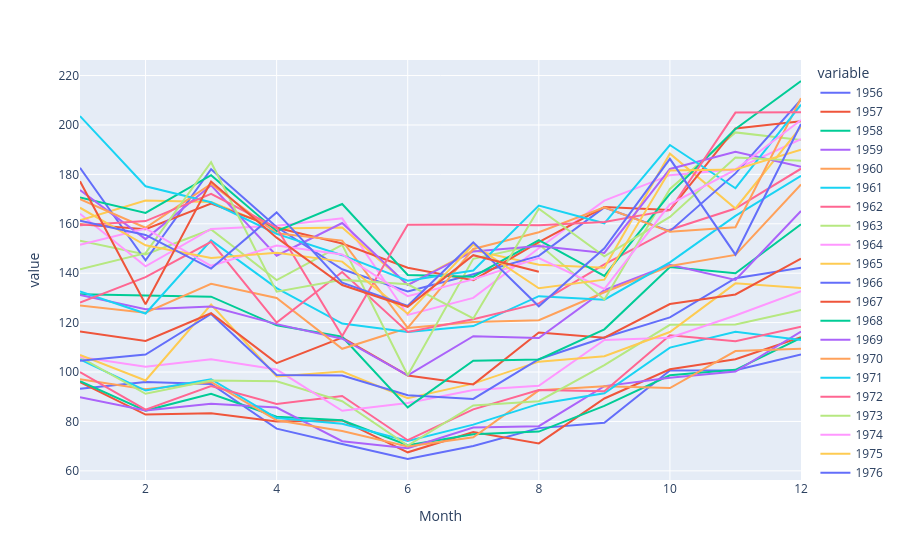

The cell this chart's notebook holds for it:
### Markdown cell above
**[SOAL]** Kita akan coba menganalisis secara sekilas seasonality dari data tersebut. Tampilkan time series plot, tetapi dengan seasonality tahunan. Maksudnya, gunakan satuan bulanan sebagai sumbu-x sehingga akan terdapat beberapa line (per tahun) dalam satu chart. Hint: Ekstrak terlebih dahulu tahun dan bulan, lalu bentuk pivot table (https://pandas.pydata.org/docs/reference/api/pandas.pivot_table.html) untuk memudahkan visualisasi.

### Code cell
# Hapus dulu nama index agar tidak bentrok
train.index.name = None

# Baru tambahkan kolom Month
train['Month'] = train.index.month

seasonal = train.pivot_table(
    index='Month',
    columns=train.index.year, 
    values='Monthly soda production'
)
px.line(seasonal)

### Figure 1 — Plotly figure (JSON) as saved in the notebook; plotly's stock layout.template omitted (floating-point values rounded to 4 significant figures)
{"data": [{"hovertemplate": "variable=1956<br>Month=%{x}<br>value=%{y}<extra></extra>", "legendgroup": "1956", "line": {"color": "#636efa", "dash": "solid"}, "marker": {"symbol": "circle"}, "mode": "lines", "name": "1956", "orientation": "v", "showlegend": true, "type": "scatter", "x": [1, 2, 3, 4, 5, 6, 7, 8, 9, 10, 11, 12], "xaxis": "x", "y": [93.2, 96.0, 95.2, 77.1, 70.9, 64.8, 70.1, 77.3, 79.5, 100.6, 100.7, 107.1], "yaxis": "y"}, {"hovertemplate": "variable=1957<br>Month=%{x}<br>value=%{y}<extra></extra>", "legendgroup": "1957", "line": {"color": "#EF553B", "dash": "solid"}, "marker": {"symbol": "circle"}, "mode": "lines", "name": "1957", "orientation": "v", "showlegend": true, "type": "scatter", "x": [1, 2, 3, 4, 5, 6, 7, 8, 9, 10, 11, 12], "xaxis": "x", "y": [95.9, 82.8, 83.3, 80.0, 80.4, 67.5, 75.7, 71.1, 89.3, 101.1, 105.2, 114.1], "yaxis": "y"}, {"hovertemplate": "variable=1958<br>Month=%{x}<br>value=%{y}<extra></extra>", "legendgroup": "1958", "line": {"color": "#00cc96", "dash": "solid"}, "marker": {"symbol": "circle"}, "mode": "lines", "name": "1958", "orientation": "v", "showlegend": true, "type": "scatter", "x": [1, 2, 3, 4, 5, 6, 7, 8, 9, 10, 11, 12], "xaxis": "x", "y": [96.3, 84.4, 91.2, 81.9, 80.5, 70.4, 74.8, 75.9, 86.3, 98.7, 100.9, 113.8], "yaxis": "y"}, {"hovertemplate": "variable=1959<br>Month=%{x}<br>value=%{y}<extra></extra>", "legendgroup": "1959", "line": {"color": "#ab63fa", "dash": "solid"}, "marker": {"symbol": "circle"}, "mode": "lines", "name": "1959", "orientation": "v", "showlegend": true, "type": "scatter", "x": [1, 2, 3, 4, 5, 6, 7, 8, 9, 10, 11, 12], "xaxis": "x", "y": [89.8, 84.4, 87.2, 85.6, 72.0, 69.2, 77.5, 78.1, 94.3, 97.7, 100.2, 116.4], "yaxis": "y"}, {"hovertemplate": "variable=1960<br>Month=%{x}<br>value=%{y}<extra></extra>", "legendgroup": "1960", "line": {"color": "#FFA15A", "dash": "solid"}, "marker": {"symbol": "circle"}, "mode": "lines", "name": "1960", "orientation": "v", "showlegend": true, "type": "scatter", "x": [1, 2, 3, 4, 5, 6, 7, 8, 9, 10, 11, 12], "xaxis": "x", "y": [97.1, 93.0, 96.0, 80.5, 76.1, 69.9, 73.6, 92.6, 94.2, 93.5, 108.5, 109.4], "yaxis": "y"}, {"hovertemplate": "variable=1961<br>Month=%{x}<br>value=%{y}<extra></extra>", "legendgroup": "1961", "line": {"color": "#19d3f3", "dash": "solid"}, "marker": {"symbol": "circle"}, "mode": "lines", "name": "1961", "orientation": "v", "showlegend": true, "type": "scatter", "x": [1, 2, 3, 4, 5, 6, 7, 8, 9, 10, 11, 12], "xaxis": "x", "y": [105.1, 92.5, 97.1, 81.4, 79.1, 72.1, 78.7, 87.1, 91.4, 109.9, 116.3, 113.0], "yaxis": "y"}, {"hovertemplate": "variable=1962<br>Month=%{x}<br>value=%{y}<extra></extra>", "legendgroup": "1962", "line": {"color": "#FF6692", "dash": "solid"}, "marker": {"symbol": "circle"}, "mode": "lines", "name": "1962", "orientation": "v", "showlegend": true, "type": "scatter", "x": [1, 2, 3, 4, 5, 6, 7, 8, 9, 10, 11, 12], "xaxis": "x", "y": [100.0, 84.8, 94.3, 87.1, 90.3, 72.4, 84.9, 92.7, 92.2, 114.9, 112.5, 118.3], "yaxis": "y"}, {"hovertemplate": "variable=1963<br>Month=%{x}<br>value=%{y}<extra></extra>", "legendgroup": "1963", "line": {"color": "#B6E880", "dash": "solid"}, "marker": {"symbol": "circle"}, "mode": "lines", "name": "1963", "orientation": "v", "showlegend": true, "type": "scatter", "x": [1, 2, 3, 4, 5, 6, 7, 8, 9, 10, 11, 12], "xaxis": "x", "y": [106.0, 91.2, 96.6, 96.3, 88.2, 70.2, 86.5, 88.2, 102.8, 119.1, 119.2, 125.1], "yaxis": "y"}, {"hovertemplate": "variable=1964<br>Month=%{x}<br>value=%{y}<extra></extra>", "legendgroup": "1964", "line": {"color": "#FF97FF", "dash": "solid"}, "marker": {"symbol": "circle"}, "mode": "lines", "name": "1964", "orientation": "v", "showlegend": true, "type": "scatter", "x": [1, 2, 3, 4, 5, 6, 7, 8, 9, 10, 11, 12], "xaxis": "x", "y": [106.1, 102.1, 105.2, 101.0, 84.3, 87.5, 92.7, 94.4, 113.0, 113.9, 122.9, 132.7], "yaxis": "y"}, {"hovertemplate": "variable=1965<br>Month=%{x}<br>value=%{y}<extra></extra>", "legendgroup": "1965", "line": {"color": "#FECB52", "dash": "solid"}, "marker": {"symbol": "circle"}, "mode": "lines", "name": "1965", "orientation": "v", "showlegend": true, "type": "scatter", "x": [1, 2, 3, 4, 5, 6, 7, 8, 9, 10, 11, 12], "xaxis": "x", "y": [106.9, 96.6, 127.3, 98.2, 100.2, 89.4, 95.3, 104.2, 106.4, 116.2, 135.9, 134.0], "yaxis": "y"}, {"hovertemplate": "variable=1966<br>Month=%{x}<br>value=%{y}<extra></extra>", "legendgroup": "1966", "line": {"color": "#636efa", "dash": "solid"}, "marker": {"symbol": "circle"}, "mode": "lines", "name": "1966", "orientation": "v", "showlegend": true, "type": "scatter", "x": [1, 2, 3, 4, 5, 6, 7, 8, 9, 10, 11, 12], "xaxis": "x", "y": [104.6, 107.1, 123.5, 98.8, 98.6, 90.6, 89.1, 105.2, 114.0, 122.1, 138.0, 142.2], "yaxis": "y"}, {"hovertemplate": "variable=1967<br>Month=%{x}<br>value=%{y}<extra></extra>", "legendgroup": "1967", "line": {"color": "#EF553B", "dash": "solid"}, "marker": {"symbol": "circle"}, "mode": "lines", "name": "1967", "orientation": "v", "showlegend": true, "type": "scatter", "x": [1, 2, 3, 4, 5, 6, 7, 8, 9, 10, 11, 12], "xaxis": "x", "y": [116.4, 112.6, 123.8, 103.6, 113.9, 98.6, 95.0, 116.0, 113.9, 127.5, 131.4, 145.9], "yaxis": "y"}, {"hovertemplate": "variable=1968<br>Month=%{x}<br>value=%{y}<extra></extra>", "legendgroup": "1968", "line": {"color": "#00cc96", "dash": "solid"}, "marker": {"symbol": "circle"}, "mode": "lines", "name": "1968", "orientation": "v", "showlegend": true, "type": "scatter", "x": [1, 2, 3, 4, 5, 6, 7, 8, 9, 10, 11, 12], "xaxis": "x", "y": [131.5, 131.0, 130.5, 118.9, 114.3, 85.7, 104.6, 105.1, 117.3, 142.5, 140.0, 159.8], "yaxis": "y"}, {"hovertemplate": "variable=1969<br>Month=%{x}<br>value=%{y}<extra></extra>", "legendgroup": "1969", "line": {"color": "#ab63fa", "dash": "solid"}, "marker": {"symbol": "circle"}, "mode": "lines", "name": "1969", "orientation": "v", "showlegend": true, "type": "scatter", "x": [1, 2, 3, 4, 5, 6, 7, 8, 9, 10, 11, 12], "xaxis": "x", "y": [131.2, 125.4, 126.5, 119.4, 113.5, 98.7, 114.5, 113.8, 133.1, 143.4, 137.3, 165.2], "yaxis": "y"}, {"hovertemplate": "variable=1970<br>Month=%{x}<br>value=%{y}<extra></extra>", "legendgroup": "1970", "line": {"color": "#FFA15A", "dash": "solid"}, "marker": {"symbol": "circle"}, "mode": "lines", "name": "1970", "orientation": "v", "showlegend": true, "type": "scatter", "x": [1, 2, 3, 4, 5, 6, 7, 8, 9, 10, 11, 12], "xaxis": "x", "y": [126.9, 124.0, 135.7, 130.0, 109.4, 117.8, 120.3, 121.0, 132.3, 142.9, 147.4, 175.9], "yaxis": "y"}, {"hovertemplate": "variable=1971<br>Month=%{x}<br>value=%{y}<extra></extra>", "legendgroup": "1971", "line": {"color": "#19d3f3", "dash": "solid"}, "marker": {"symbol": "circle"}, "mode": "lines", "name": "1971", "orientation": "v", "showlegend": true, "type": "scatter", "x": [1, 2, 3, 4, 5, 6, 7, 8, 9, 10, 11, 12], "xaxis": "x", "y": [132.6, 123.7, 153.3, 134.0, 119.6, 116.2, 118.6, 130.7, 129.3, 144.4, 163.2, 179.4], "yaxis": "y"}, {"hovertemplate": "variable=1972<br>Month=%{x}<br>value=%{y}<extra></extra>", "legendgroup": "1972", "line": {"color": "#FF6692", "dash": "solid"}, "marker": {"symbol": "circle"}, "mode": "lines", "name": "1972", "orientation": "v", "showlegend": true, "type": "scatter", "x": [1, 2, 3, 4, 5, 6, 7, 8, 9, 10, 11, 12], "xaxis": "x", "y": [128.1, 138.4, 152.7, 120.0, 140.5, 116.2, 121.4, 127.8, 143.6, 157.6, 166.2, 182.3], "yaxis": "y"}, {"hovertemplate": "variable=1973<br>Month=%{x}<br>value=%{y}<extra></extra>", "legendgroup": "1973", "line": {"color": "#B6E880", "dash": "solid"}, "marker": {"symbol": "circle"}, "mode": "lines", "name": "1973", "orientation": "v", "showlegend": true, "type": "scatter", "x": [1, 2, 3, 4, 5, 6, 7, 8, 9, 10, 11, 12], "xaxis": "x", "y": [153.1, 147.6, 157.7, 137.2, 151.5, 98.7, 145.8, 151.7, 129.4, 174.1, 197.0, 193.9], "yaxis": "y"}, {"hovertemplate": "variable=1974<br>Month=%{x}<br>value=%{y}<extra></extra>", "legendgroup": "1974", "line": {"color": "#FF97FF", "dash": "solid"}, "marker": {"symbol": "circle"}, "mode": "lines", "name": "1974", "orientation": "v", "showlegend": true, "type": "scatter", "x": [1, 2, 3, 4, 5, 6, 7, 8, 9, 10, 11, 12], "xaxis": "x", "y": [164.1, 142.8, 157.9, 159.2, 162.2, 123.1, 130.0, 150.1, 169.4, 179.7, 182.1, 194.3], "yaxis": "y"}, {"hovertemplate": "variable=1975<br>Month=%{x}<br>value=%{y}<extra></extra>", "legendgroup": "1975", "line": {"color": "#FECB52", "dash": "solid"}, "marker": {"symbol": "circle"}, "mode": "lines", "name": "1975", "orientation": "v", "showlegend": true, "type": "scatter", "x": [1, 2, 3, 4, 5, 6, 7, 8, 9, 10, 11, 12], "xaxis": "x", "y": [161.4, 169.4, 168.8, 158.1, 158.5, 135.3, 149.3, 143.4, 142.2, 188.4, 166.2, 199.2], "yaxis": "y"}, {"hovertemplate": "variable=1976<br>Month=%{x}<br>value=%{y}<extra></extra>", "legendgroup": "1976", "line": {"color": "#636efa", "dash": "solid"}, "marker": {"symbol": "circle"}, "mode": "lines", "name": "1976", "orientation": "v", "showlegend": true, "type": "scatter", "x": [1, 2, 3, 4, 5, 6, 7, 8, 9, 10, 11, 12], "xaxis": "x", "y": [182.7, 145.2, 182.1, 158.7, 141.6, 132.6, 139.6, 147.0, 166.6, 157.0, 180.4, 210.2], "yaxis": "y"}, {"hovertemplate": "variable=1977<br>Month=%{x}<br>value=%{y}<extra></extra>", "legendgroup": "1977", "line": {"color": "#EF553B", "dash": "solid"}, "marker": {"symbol": "circle"}, "mode": "lines", "name": "1977", "orientation": "v", "showlegend": true, "type": "scatter", "x": [1, 2, 3, 4, 5, 6, 7, 8, 9, 10, 11, 12], "xaxis": "x", "y": [159.8, 157.8, 168.2, 158.4, 152.0, 142.2, 137.2, 152.6, 166.8, 165.6, 198.6, 201.5], "yaxis": "y"}, {"hovertemplate": "variable=1978<br>Month=%{x}<br>value=%{y}<extra></extra>", "legendgroup": "1978", "line": {"color": "#00cc96", "dash": "solid"}, "marker": {"symbol": "circle"}, "mode": "lines", "name": "1978", "orientation": "v", "showlegend": true, "type": "scatter", "x": [1, 2, 3, 4, 5, 6, 7, 8, 9, 10, 11, 12], "xaxis": "x", "y": [170.7, 164.4, 179.7, 157.0, 168.0, 139.3, 138.6, 153.4, 138.9, 172.1, 198.4, 217.8], "yaxis": "y"}, {"hovertemplate": "variable=1979<br>Month=%{x}<br>value=%{y}<extra></extra>", "legendgroup": "1979", "line": {"color": "#ab63fa", "dash": "solid"}, "marker": {"symbol": "circle"}, "mode": "lines", "name": "1979", "orientation": "v", "showlegend": true, "type": "scatter", "x": [1, 2, 3, 4, 5, 6, 7, 8, 9, 10, 11, 12], "xaxis": "x", "y": [173.7, 153.8, 175.6, 147.1, 160.3, 135.2, 148.8, 151.0, 148.2, 182.2, 189.2, 183.1], "yaxis": "y"}, {"hovertemplate": "variable=1980<br>Month=%{x}<br>value=%{y}<extra></extra>", "legendgroup": "1980", "line": {"color": "#FFA15A", "dash": "solid"}, "marker": {"symbol": "circle"}, "mode": "lines", "name": "1980", "orientation": "v", "showlegend": true, "type": "scatter", "x": [1, 2, 3, 4, 5, 6, 7, 8, 9, 10, 11, 12], "xaxis": "x", "y": [170.0, 158.4, 176.1, 156.2, 153.2, 117.9, 149.8, 156.6, 166.7, 156.8, 158.6, 210.8], "yaxis": "y"}, {"hovertemplate": "variable=1981<br>Month=%{x}<br>value=%{y}<extra></extra>", "legendgroup": "1981", "line": {"color": "#19d3f3", "dash": "solid"}, "marker": {"symbol": "circle"}, "mode": "lines", "name": "1981", "orientation": "v", "showlegend": true, "type": "scatter", "x": [1, 2, 3, 4, 5, 6, 7, 8, 9, 10, 11, 12], "xaxis": "x", "y": [203.6, 175.2, 168.7, 155.9, 147.3, 137.0, 141.1, 167.4, 160.2, 191.9, 174.4, 208.2], "yaxis": "y"}, {"hovertemplate": "variable=1982<br>Month=%{x}<br>value=%{y}<extra></extra>", "legendgroup": "1982", "line": {"color": "#FF6692", "dash": "solid"}, "marker": {"symbol": "circle"}, "mode": "lines", "name": "1982", "orientation": "v", "showlegend": true, "type": "scatter", "x": [1, 2, 3, 4, 5, 6, 7, 8, 9, 10, 11, 12], "xaxis": "x", "y": [159.4, 161.1, 172.1, 158.4, 114.6, 159.6, 159.7, 159.4, 160.7, 165.5, 205.0, 205.2], "yaxis": "y"}, {"hovertemplate": "variable=1983<br>Month=%{x}<br>value=%{y}<extra></extra>", "legendgroup": "1983", "line": {"color": "#B6E880", "dash": "solid"}, "marker": {"symbol": "circle"}, "mode": "lines", "name": "1983", "orientation": "v", "showlegend": true, "type": "scatter", "x": [1, 2, 3, 4, 5, 6, 7, 8, 9, 10, 11, 12], "xaxis": "x", "y": [141.6, 148.1, 184.9, 132.5, 137.3, 135.5, 121.7, 166.1, 146.8, 162.8, 186.8, 185.5], "yaxis": "y"}, {"hovertemplate": "variable=1984<br>Month=%{x}<br>value=%{y}<extra></extra>", "legendgroup": "1984", "line": {"color": "#FF97FF", "dash": "solid"}, "marker": {"symbol": "circle"}, "mode": "lines", "name": "1984", "orientation": "v", "showlegend": true, "type": "scatter", "x": [1, 2, 3, 4, 5, 6, 7, 8, 9, 10, 11, 12], "xaxis": "x", "y": [151.5, 158.1, 143.0, 151.2, 147.6, 130.7, 137.5, 146.1, 133.6, 167.9, 181.9, 202.0], "yaxis": "y"}, {"hovertemplate": "variable=1985<br>Month=%{x}<br>value=%{y}<extra></extra>", "legendgroup": "1985", "line": {"color": "#FECB52", "dash": "solid"}, "marker": {"symbol": "circle"}, "mode": "lines", "name": "1985", "orientation": "v", "showlegend": true, "type": "scatter", "x": [1, 2, 3, 4, 5, 6, 7, 8, 9, 10, 11, 12], "xaxis": "x", "y": [166.5, 151.3, 146.2, 148.3, 144.7, 123.6, 151.6, 133.9, 137.4, 181.6, 182.0, 190.0], "yaxis": "y"}, {"hovertemplate": "variable=1986<br>Month=%{x}<br>value=%{y}<extra></extra>", "legendgroup": "1986", "line": {"color": "#636efa", "dash": "solid"}, "marker": {"symbol": "circle"}, "mode": "lines", "name": "1986", "orientation": "v", "showlegend": true, "type": "scatter", "x": [1, 2, 3, 4, 5, 6, 7, 8, 9, 10, 11, 12], "xaxis": "x", "y": [161.2, 155.5, 141.9, 164.6, 136.2, 126.8, 152.5, 126.6, 150.1, 186.3, 147.5, 200.4], "yaxis": "y"}, {"hovertemplate": "variable=1987<br>Month=%{x}<br>value=%{y}<extra></extra>", "legendgroup": "1987", "line": {"color": "#EF553B", "dash": "solid"}, "marker": {"symbol": "circle"}, "mode": "lines", "name": "1987", "orientation": "v", "showlegend": true, "type": "scatter", "x": [1, 2, 3, 4, 5, 6, 7, 8, 9, 10, 11, 12], "xaxis": "x", "y": [177.2, 127.4, 177.1, 154.4, 135.2, 126.4, 147.3, 140.6, NaN, NaN, NaN, NaN], "yaxis": "y"}], "layout": {"legend": {"title": {"text": "variable"}, "tracegroupgap": 0}, "margin": {"t": 60}, "xaxis": {"anchor": "y", "domain": [0, 1], "title": {"text": "Month"}}, "yaxis": {"anchor": "x", "domain": [0, 1], "title": {"text": "value"}}}}
